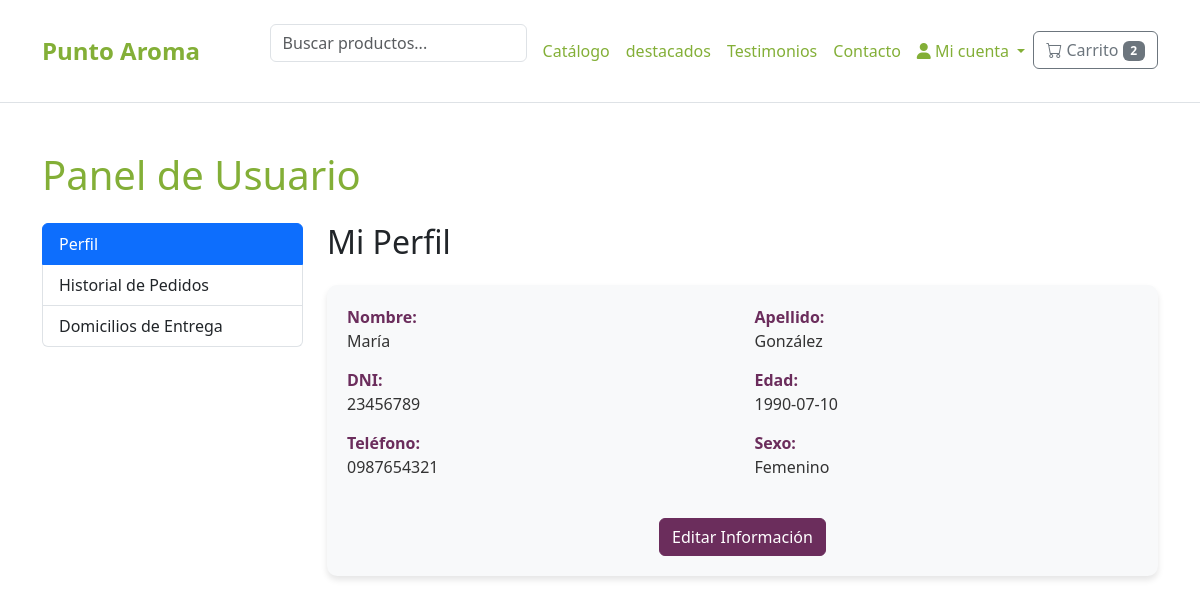
Screenshot of /panelUsuario.php?status=success (signed in) with the database file from the repository.
### tables this page shows
CREATE TABLE info_usuarios
(
    id_info_usuario INT PRIMARY KEY,
    id_usuario INT,
    id_sexo INT,
    nombre VARCHAR(100),
    apellido VARCHAR(100),
    dni VARCHAR(20),
    fecha_nacimiento DATE,
    telefono VARCHAR(20),
    CONSTRAINT FK_info_usuario_id_usuario_END FOREIGN KEY (id_usuario) REFERENCES usuarios(id_usuario),
    CONSTRAINT FK_info_usuario_id_sexo_END FOREIGN KEY (id_sexo) REFERENCES sexos(id_sexo)
);

CREATE TABLE sexos
(
    id_sexo INT PRIMARY KEY,
    nombre VARCHAR(100),
    descripcion TEXT
);

### panelUsuario.php (the view, shortened to what this page needs)
<?php
include 'header.php';
include 'admin/config/sbd.php';
if (isset($_SESSION["usuario"])) {
    $id_usuario = $_SESSION["usuario"];
    $sql_usuario = $con->prepare("  SELECT iu.nombre AS nombre_usuario, iu.apellido, iu.dni, iu.fecha_nacimiento, iu.telefono, s.nombre AS sexo
                                    FROM info_usuarios iu
                                    JOIN sexos s ON iu.id_sexo = s.id_sexo
                                    WHERE iu.id_usuario = :id_usuario;");
    $sql_usuario->bindParam(":id_usuario", $id_usuario);
    $sql_usuario->execute();
    $usuario = $sql_usuario->fetch(PDO::FETCH_ASSOC);
    $mostrar_alerta_perfil_incompleto = false;
    if ($usuario === false) {
        $mostrar_alerta_perfil_incompleto = true;
        $nombre_usuario = "";
        $apellido = "";
        $dni = "";
        $fecha_nacimiento = "";
        $telefono = "";
        $sexo = "";
    } else {
        $nombre_usuario = $usuario["nombre_usuario"];
        $apellido = $usuario["apellido"];
        $dni = $usuario["dni"];
        $fecha_nacimiento = $usuario["fecha_nacimiento"];
        $telefono = $usuario["telefono"];
        $sexo = $usuario["sexo"];
    }
}
?>
<!DOCTYPE html>
<html lang="es">
<head>
</head>
<body>
    <main class="py-5">
        <div class="container">
            <h1 class="mb-4 text-primary-custom">Panel de Usuario</h1>
            <div class="row">
                <div class="col-md-3 mb-4">
                    <div class="list-group">
                        <a href="#perfil" class="list-group-item list-group-item-action active" data-bs-toggle="list">Perfil</a>
                        <a href="#pedidos" class="list-group-item list-group-item-action" data-bs-toggle="list">Historial de Pedidos</a>
                        <a href="#domicilios" class="list-group-item list-group-item-action" data-bs-toggle="list">Domicilios de Entrega</a>
                    </div>
                </div>
                <div class="col-md-9">
                    <div class="tab-content">
                        <div class="tab-pane fade show active" id="perfil">
                            <h2 class="mb-4">Mi Perfil</h2>
                            <div id="info-usuario" class="user-info-card">
                                <div class="row">
                                    <div class="col-md-6 user-info-item">
                                        <div class="user-info-label">Nombre:</div>
                                        <div class="user-info-value" id="nombre-display"><?php echo $nombre_usuario ?></div>
                                    </div>
                                    <div class="col-md-6 user-info-item">
                                        <div class="user-info-label">Apellido:</div>
                                        <div class="user-info-value" id="apellido-display"><?php echo $apellido ?></div>
                                    </div>
                                </div>
                                <div class="row">
                                    <div class="col-md-6 user-info-item">
                                        <div class="user-info-label">DNI:</div>
                                        <div class="user-info-value" id="dni-display"><?php echo $dni ?></div>
                                    </div>
                                    <div class="col-md-6 user-info-item">
                                        <div class="user-info-label">Edad:</div>
                                        <div class="user-info-value"><span id="edad-display"><?php echo $fecha_nacimiento ?></span></div>
                                    </div>
                                </div>
                                <div class="row">
                                    <div class="col-md-6 user-info-item">
                                        <div class="user-info-label">Teléfono:</div>
                                        <div class="user-info-value" id="telefono-display"><?php echo $telefono ?></div>
                                    </div>
                                    <div class="col-md-6 user-info-item">
                                        <div class="user-info-label">Sexo:</div>
                                        <div class="user-info-value" id="sexo-display"><?php echo $sexo ?></div>
                                    </div>
                                </div>
                                <?php if (!$mostrar_alerta_perfil_incompleto) { ?>
                                    <div class="text-center mt-4">
                                        <button id="btn-editar" class="btn btn-primary-custom" onclick="InformacionPersonal()">Editar Información</button>
                                    </div>
                                <?php } ?>
                            </div>
                        </div>
                    </div>
                </div>
            </div>
        </div>
    </main>
</body>
</html>

### header.php (shortened to what this page needs)
<!DOCTYPE html>
<html lang="en">
<head>
    <link href="https://cdn.jsdelivr.net/npm/bootstrap@5.3.0-alpha1/dist/css/bootstrap.min.css" rel="stylesheet">
    <link href="https://cdn.jsdelivr.net/npm/bootstrap-icons@1.7.2/font/bootstrap-icons.css" rel="stylesheet">
    <link href="https://cdnjs.cloudflare.com/ajax/libs/aos/2.3.4/aos.css" rel="stylesheet">
    <link href="https://cdnjs.cloudflare.com/ajax/libs/font-awesome/6.0.0-beta3/css/all.min.css" rel="stylesheet">
    <link rel="stylesheet" href="styles.css">
</head>
<body>
    <header id="header" class="py-3 bg-white border-bottom sticky-top">
        <div class="container d-flex flex-wrap justify-content-center">
            <a href="index.php#hero" class="d-flex align-items-center mb-3 mb-lg-0 me-lg-auto text-dark text-decoration-none">
                <span class="fs-4 fw-bold text-primary-custom">Punto Aroma</span>
            </a>
            <nav class="navbar navbar-expand-lg navbar-light">
                <form class="d-flex mx-auto">
                    <input class="form-control me-2" type="search" placeholder="Buscar productos..." aria-label="Search">
                </form>
                <div class="collapse navbar-collapse" id="navbarNav">
                    <ul class="navbar-nav">
                        <li class="nav-item">
                            <a class="nav-link text-primary-custom" href="catalogo.php">Catálogo</a>
                        </li>
                        <li class="nav-item">
                            <a class="nav-link text-primary-custom" href="index.php#destacados">destacados</a>
                        </li>
                        <li class="nav-item">
                            <a class="nav-link text-primary-custom" href="index.php#testimonios">Testimonios</a>
                        </li>
                        <li class="nav-item">
                            <a class="nav-link text-primary-custom" href="index.php#contacto">Contacto</a>
                        </li>
                        <li id="miCuenta" class="nav-item dropdown">
                            <a class="nav-link dropdown-toggle" href="#" id="navbarDropdown" role="button" data-bs-toggle="dropdown" aria-expanded="false">
                                <i class="fas fa-user nav-icon"></i> Mi cuenta
                            </a>
                        </li>
                        <li>
                            <button class="btn btn-outline-secondary" type="button" data-bs-toggle="offcanvas" data-bs-target="#carritoOffcanvas">
                                <i class="bi bi-cart"></i> Carrito <span class="badge bg-secondary" id="cart-count">2</span>
                            </button>
                        </li>
                    </ul>
                </div>
            </nav>
        </div>
    </header>
</body>
</html>

### styles.css (style rules this page uses)
:root { --primary-color: #83AF37; --secondary-color: #6B2D5C; }
.text-primary-custom { color: var(--primary-color); }
.btn-primary-custom { background-color: var(--secondary-color); border-color: var(--secondary-color); color: white; transition: transform 0.3s ease; }
.nav-link { color: var(--primary-color); }
.user-info-card { background-color: #f8f9fa; border-radius: 10px; padding: 20px; box-shadow: 0 4px 6px rgba(0, 0, 0, 0.1); }
.user-info-item { margin-bottom: 15px; }
.user-info-label { font-weight: bold; color: var(--secondary-color); }
.user-info-value { color: #333; }

### panelUsuario.php (style rules this page uses)
.user-info-card, .order-card, .address-card { background-color: #f8f9fa; border-radius: 10px; padding: 20px; box-shadow: 0 4px 6px rgba(0, 0, 0, 0.1); margin-bottom: 20px; }
.user-info-item { margin-bottom: 15px; }
.user-info-label { font-weight: bold; color: var(--secondary-color); }
.user-info-value { color: #333; }
.text-primary-custom { color: var(--primary-color); }

### rows the page displays
info_usuarios: nombre "María", apellido "González", dni "23456789", fecha_nacimiento "1990-07-10", telefono "0987654321", id_sexo.nombre "Femenino"
